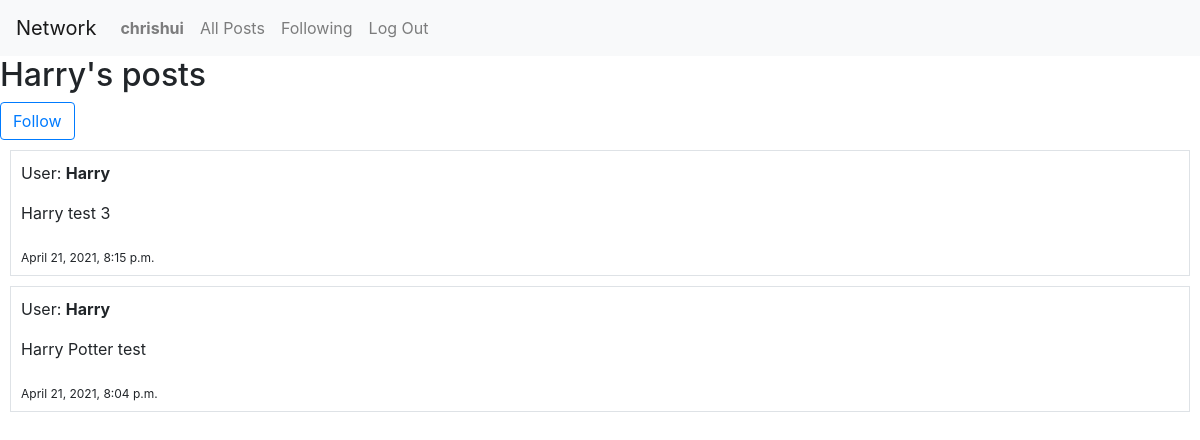
The page /profile/2 (signed in) on the database as committed earlier.
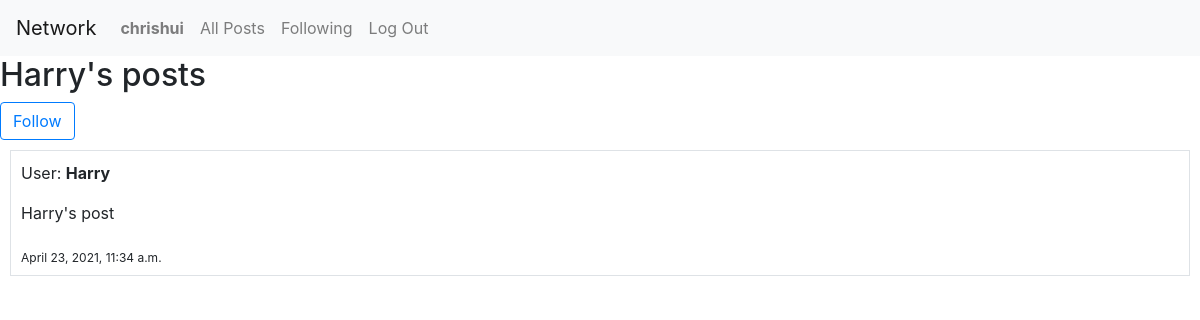
The same page on the database as committed later.
### network/models.py (models this page shows, shortened)
class User(AbstractUser):
    pass

class TimeStampMixin(models.Model):
    created_at = models.DateTimeField(auto_now_add=True)
    updated_at = models.DateTimeField(auto_now=True)
    class Meta:
        abstract = True

class Post(TimeStampMixin):
    user = models.ForeignKey(User, on_delete=models.CASCADE)
    content = models.CharField(max_length = 64)

### network/views.py (the view)
# urls.py: path("profile/<int:user_id>", views.profile, name="profile"),
def profile(request, user_id):
    target_user = User.objects.get(id=user_id)
    user = request.user
    posts_chronological = []
    for object in Post.objects.filter(user=target_user):
        posts_chronological.insert(0,object)
    following_check = Profile.objects.filter(user=user, following=target_user).exists()
    return render(request, "network/profile.html", {
        "posts": posts_chronological,
        "profile": target_user,
        "following_check": following_check,
    })

### network/templates/network/profile.html (shortened to what this page needs)
{% extends "network/layout.html" %}
{% block body %}
  <h2> {{ profile.username }}'s posts</h2>
  <form action="{% url 'follow' profile.id %}" method="post">
    {% if following_check == False %}
      <input type="submit" value="Follow" class="btn btn-outline-primary" />
    {% endif %}
  </form>
  {% for post in posts %}
    <div class="border" style="margin: 10px; padding: 10px;">
      <p>User:  <b> {{ post.user }} </b></p>
      <p> {{ post.content }} </p>
      <sub> {{ post.created_at }}</sub>
    </div>
  {% endfor %}
{% endblock %}

### network/templates/network/layout.html (shortened to what this page needs)
{% load static %}
<!DOCTYPE html>
<html lang="en">
    <head>
        <link rel="stylesheet" href="https://stackpath.bootstrapcdn.com/bootstrap/4.4.1/css/bootstrap.min.css">
        <link href="{% static 'network/styles.css' %}" rel="stylesheet">
    </head>
    <body>
        <nav class="navbar navbar-expand-lg navbar-light bg-light">
            <a class="navbar-brand" href="#">Network</a>
            <div>
              <ul class="navbar-nav mr-auto">
                {% if user.is_authenticated %}
                    <li class="nav-item">
                        <a class="nav-link" href="{% url 'profile' user.id %}"><strong>{{ user.username }}</strong></a>
                    </li>
                {% endif %}
                <li class="nav-item">
                  <a class="nav-link" href="{% url 'index' %}">All Posts</a>
                </li>
                {% if user.is_authenticated %}
                    <li class="nav-item">
                        <a class="nav-link" href="#">Following</a>
                    </li>
                    <li class="nav-item">
                        <a class="nav-link" href="{% url 'logout' %}">Log Out</a>
                    </li>
                {% endif %}
              </ul>
            </div>
          </nav>
        <div class="body">
            {% block body %}
            {% endblock %}
        </div>
    </body>
</html>

Rows that differ between the two databases and show on the page:
removed Post: user "Harry", content "Harry test 3", created_at "April 21, 2021, 8:15 p.m."
removed Post: user "Harry", content "Harry Potter test", created_at "April 21, 2021, 8:04 p.m."
now on this page (row edited): Post: user "Harry", content "Harry's post", created_at "April 23, 2021, 11:34 a.m."
